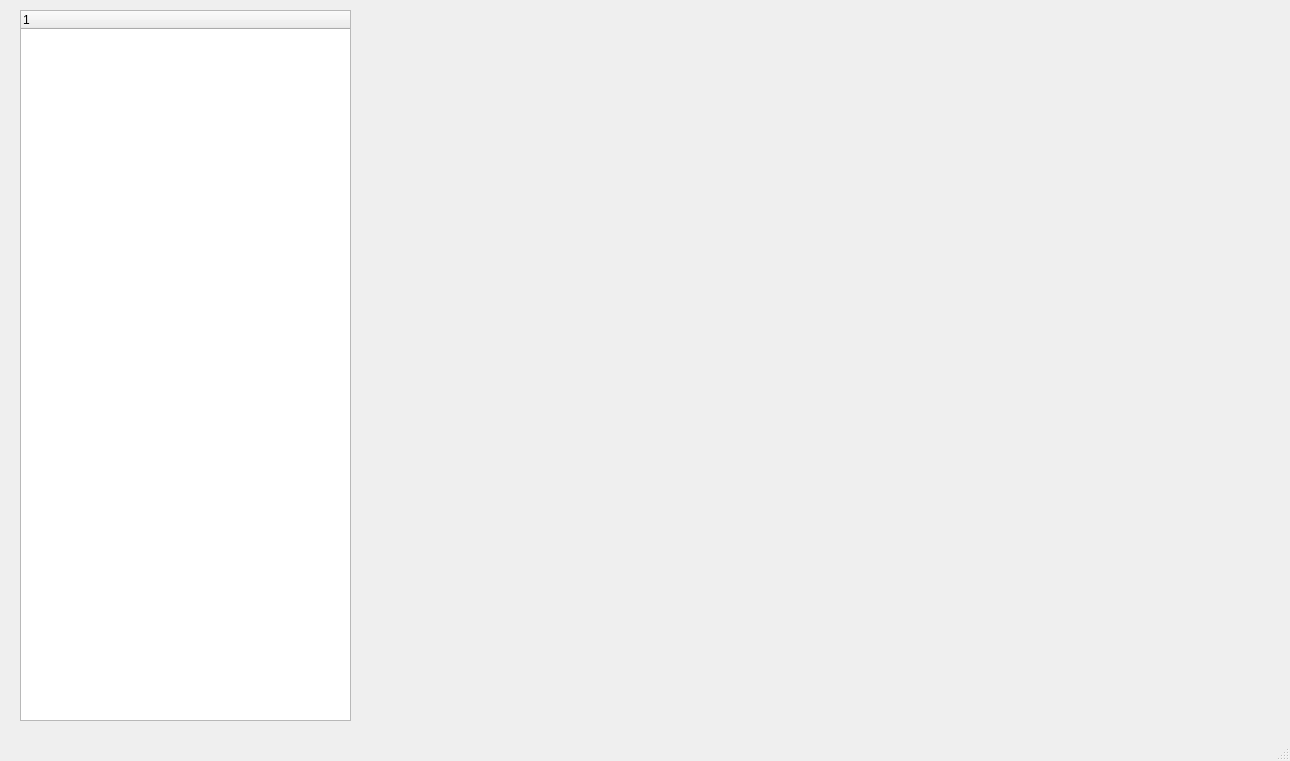
<?xml version="1.0" encoding="UTF-8"?>
<ui version="4.0">
 <class>MainWindow</class>
 <widget class="QMainWindow" name="MainWindow">
  <property name="geometry">
   <rect>
    <x>0</x>
    <y>0</y>
    <width>1290</width>
    <height>761</height>
   </rect>
  </property>
  <property name="windowTitle">
   <string>MainWindow</string>
  </property>
  <widget class="QWidget" name="centralwidget">
   <widget class="QTreeWidget" name="treeWidget">
    <property name="geometry">
     <rect>
      <x>20</x>
      <y>10</y>
      <width>331</width>
      <height>711</height>
     </rect>
    </property>
    <column>
     <property name="text">
      <string notr="true">1</string>
     </property>
    </column>
   </widget>
  </widget>
  <widget class="QStatusBar" name="statusbar"/>
 </widget>
 <resources/>
 <connections/>
</ui>
